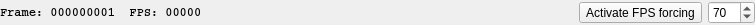
     <widget class="QWidget" name="widget_4" native="true">
      <property name="sizePolicy">
       <sizepolicy hsizetype="Preferred" vsizetype="Fixed">
        <horstretch>0</horstretch>
        <verstretch>0</verstretch>
       </sizepolicy>
      </property>
      <property name="minimumSize">
       <size>
        <width>0</width>
        <height>25</height>
       </size>
      </property>
      <property name="maximumSize">
       <size>
        <width>16777215</width>
        <height>25</height>
       </size>
      </property>
      <layout class="QHBoxLayout" name="horizontalLayout">
       <property name="leftMargin">
        <number>0</number>
       </property>
       <property name="topMargin">
        <number>0</number>
       </property>
       <property name="rightMargin">
        <number>0</number>
       </property>
       <property name="bottomMargin">
        <number>0</number>
       </property>
       <item>
        <widget class="QLabel" name="frameLabel">
         <property name="minimumSize">
          <size>
           <width>0</width>
           <height>15</height>
          </size>
         </property>
         <property name="maximumSize">
          <size>
           <width>16777215</width>
           <height>15</height>
          </size>
         </property>
         <property name="font">
          <font>
           <family>Courier</family>
           <weight>75</weight>
           <bold>true</bold>
          </font>
         </property>
         <property name="text">
          <string>Frame: 000000001  FPS: 00000</string>
         </property>
        </widget>
       </item>
       <item>
        <spacer name="horizontalSpacer">
         <property name="orientation">
          <enum>Qt::Horizontal</enum>
         </property>
         <property name="sizeHint" stdset="0">
          <size>
           <width>371</width>
           <height>20</height>
          </size>
         </property>
        </spacer>
       </item>
       <item>
        <widget class="QToolButton" name="fpsForcingButton">
         <property name="text">
          <string>Activate FPS forcing</string>
         </property>
         <property name="checkable">
          <bool>true</bool>
         </property>
        </widget>
       </item>
       <item>
        <widget class="QSpinBox" name="fpsForcingSpinBox">
         <property name="enabled">
          <bool>true</bool>
         </property>
         <property name="maximum">
          <number>999</number>
         </property>
         <property name="value">
          <number>70</number>
         </property>
        </widget>
       </item>
      </layout>
     </widget>
